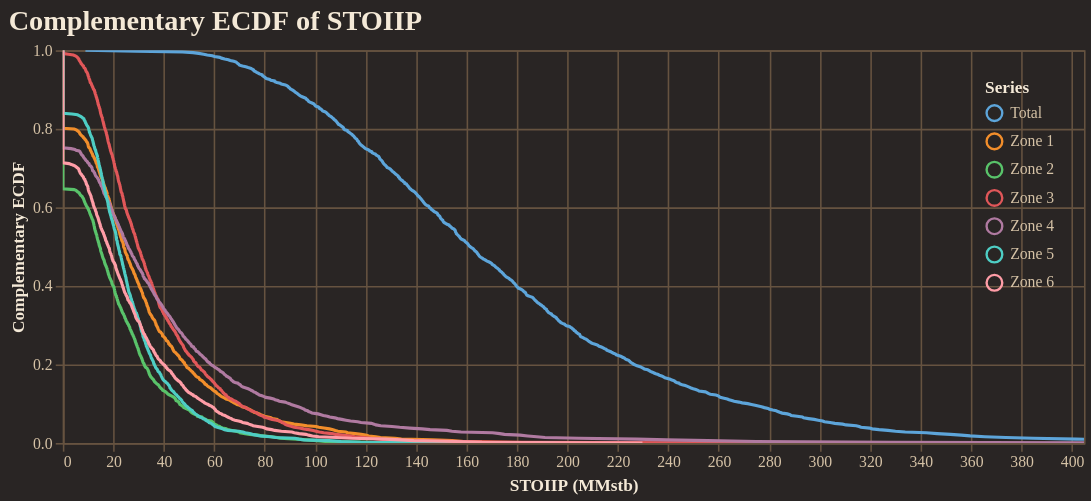

Notebook cell for this chart:
### Code cell
fig = reporter.plotter.prospect_volumetric_ecdf_plot(
    figsize=(650, 250),
    backend=PLOTTING_BACKEND
)
fig.show()

### Figure 1 — Vega-Lite specification as saved in the notebook (floating-point values rounded to 4 significant figures; data arrays with more than 128 entries replaced by an {"elided": "..."} marker saying what was removed)
{"config": {"background": "#292524", "view": {"fill": "#292524", "stroke": "#665340"}, "title": {"color": "#f4e9d7", "font": "Merriweather", "fontSize": 18, "fontWeight": 600, "subtitleColor": "#d5c2a6", "anchor": "start"}, "axis": {"domainColor": "#665340", "gridColor": "#665340", "tickColor": "#665340", "labelColor": "#d5c2a6", "titleColor": "#f4e9d7", "labelFont": "Merriweather", "titleFont": "Merriweather"}, "legend": {"titleColor": "#f4e9d7", "labelColor": "#d5c2a6", "labelFont": "Merriweather", "titleFont": "Merriweather", "orient": "top-right", "symbolType": "circle"}, "header": {"labelColor": "#d5c2a6", "titleColor": "#f4e9d7", "labelFont": "Merriweather", "titleFont": "Merriweather"}, "mark": {"color": "#c78d3b"}, "line": {"color": "#c78d3b"}, "bar": {"color": "#c78d3b"}, "point": {"color": "#ddb06d"}, "area": {"color": "#c78d3b", "opacity": 0.35}, "text": {"color": "#f4e9d7", "font": "Merriweather"}, "range": {"category": ["#5DA5DA", "#F28E2B", "#59C36A", "#E15759", "#B07AA1", "#4ECDC4", "#FF9DA7", "#EDC948"]}}, "layer": [{"mark": {"type": "line", "clip": true, "strokeWidth": 2}, "encoding": {"color": {"field": "series", "title": "Series", "type": "nominal"}, "tooltip": [{"field": "series", "title": "Series", "type": "nominal"}, {"field": "stoiip_mmstb", "format": ",.2f", "title": "STOIIP (MMstb)", "type": "quantitative"}, {"field": "exceedance_probability", "format": ".3f", "title": "Exceedance", "type": "quantitative"}], "x": {"field": "stoiip_mmstb", "title": "STOIIP (MMstb)", "type": "quantitative"}, "y": {"field": "exceedance_probability", "scale": {"domain": [0, 1]}, "title": "Complementary ECDF", "type": "quantitative"}}}], "data": {"name": "data-a986036689c55871f8365c55d047b423"}, "encoding": {"x": {"field": "stoiip_mmstb", "scale": {"domain": [0, 404.8]}, "type": "quantitative"}}, "height": 250, "title": "Complementary ECDF of STOIIP", "width": 650, "$schema": "https://vega.github.io/schema/vega-lite/v5.20.1.json", "datasets": {"data-a986036689c55871f8365c55d047b423": {"elided": "3500 records"}}}
